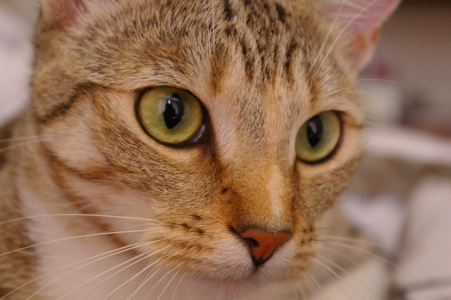
#> input picture skimage.data.chelsea(), 451 x 300 px
$ jupyter execute 204410194_4_10.ipynb
#> lines starting #> are read from the running program, lines starting #| are printed output that depends on the picture; after the words box and inside, x2 and y2 are one past the last pixel; in counts of white or black regions, pixels touching at a corner belong together
[cell 1]
square = lambda x : x * x

[cell 2]
square(10)

# Function

[cell 3]
def aaa():
    line1="a"
    line2="b"
    print(line1+line2)

[cell 4]
def hello():
    print("Hello world!")

[cell 5]
hello()

[cell 6]
def hello(object):
    print("Hello" + object+"!")

[cell 7]
hello("cat")

# Class

[cell 8]
class Man:
    def __init__(self,name):
        self.name=name
        print("Initialized!")

    def hello(self):
        print("Hello"+self.name+"!")

    def goodbye(self):
        print("Good-bye"+self.name+"!")

[cell 9]
m = Man("David")
m.hello()
m.goodbye()

[cell 10]
from skimage import io,data
import matplotlib.pyplot as plt
import numpy as np

img = data.chelsea()
#> img is the input picture: shape (300, 451, 3); mean R, G, B 147.7, 111.4, 86.8
img2=img.copy()

plt.figure(num='chelsea',figsize=(8,8))#1 inch = 0.37cm

plt.subplot(1,2,1)
plt.title('origin image')
plt.imshow(img)

plt.subplot(1,2,2)
plt.title('modified image')

for i in range(0,50):
    for j in range(0,50):
        img2[i,j,1]=0
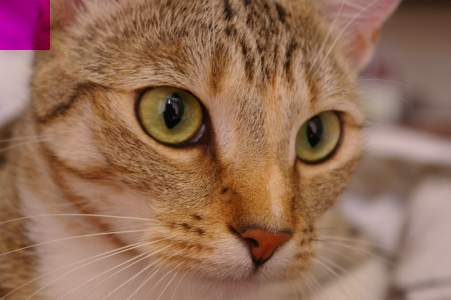
#> img2: shape (300, 451, 3); 1.85% of pixels changed, all inside (x1, y1, x2, y2) = (0, 0, 50, 50)

plt.imshow(img2)
plt.show()
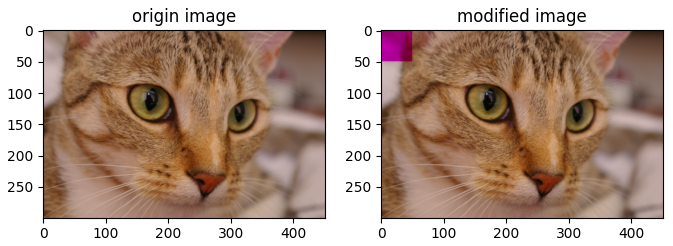
#> figure drawn by matplotlib, 2 panels

[cell 11]
from skimage import io,data
import matplotlib.pyplot as plt

img = data.chelsea()
rows,cols,dims=img.shape
#> rows = 300; cols = 451; dims = 3

img2=img.copy()

plt.figure(num='chelsea',figsize=(8,8))
plt.subplot(1,2,1)
plt.title('origin image')
plt.imshow(img)

for i in range(0,rows):
    for j in range(0,cols):
        img2[i,j,2]=0.5*img2[i,j,2]
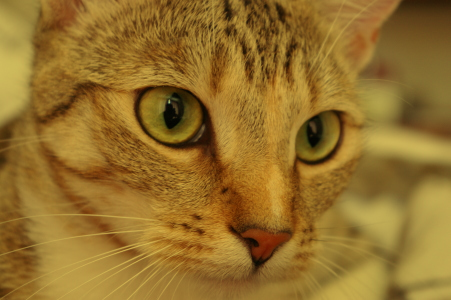
#> img2: shape (300, 451, 3); mean R, G, B 147.7, 111.4, 43.1

plt.subplot(1,2,2)
plt.title('modified image')
plt.imshow(img2)
plt.show()
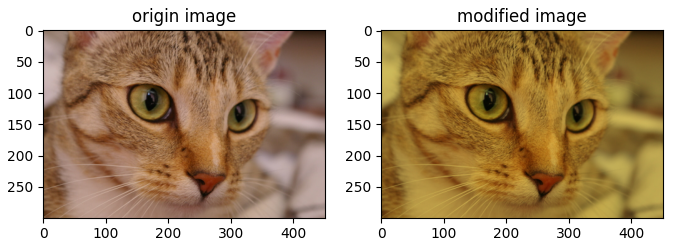
#> figure drawn by matplotlib, 2 panels

[cell 12]
from skimage import io,data

img=io.imread('dog.jpg')
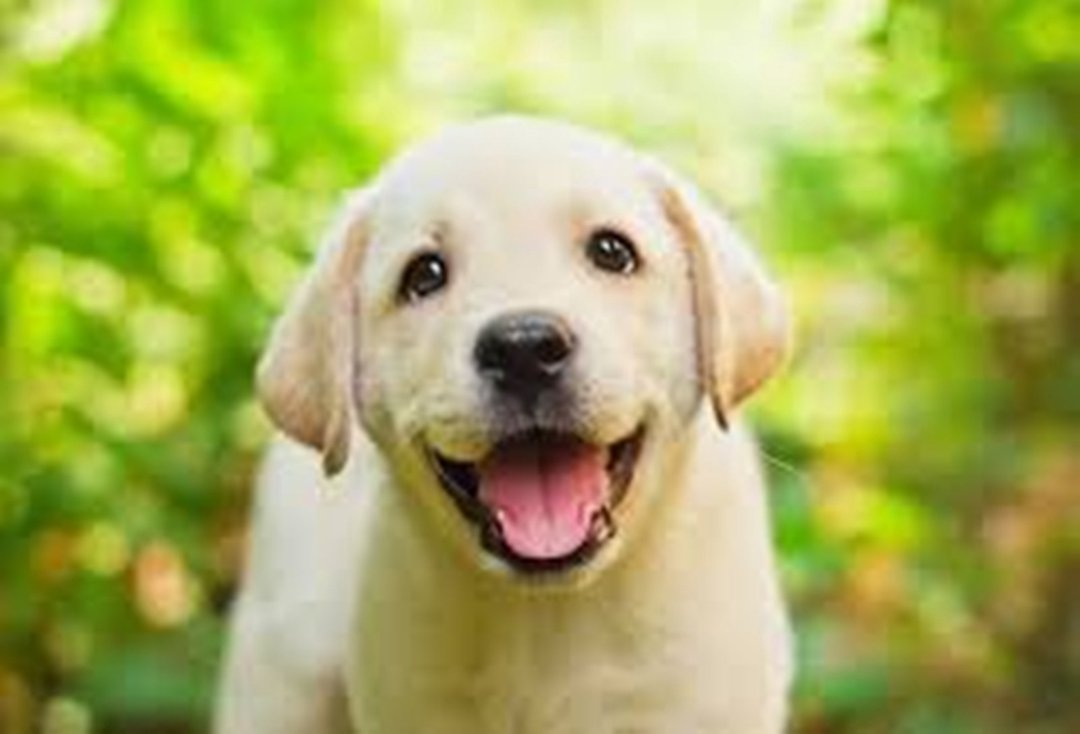
#> input picture dog.jpg, 1080 x 734 px
#> img is the input picture: shape (734, 1080, 3); mean R, G, B 165.9, 175, 89.2

rows,cols,dims=img.shape
#> rows = 734; cols = 1080
img2=img
for i in range(0,rows):
    for j in range(0,cols):
        img2[i,j,0] = 0*img2[i,j,0]
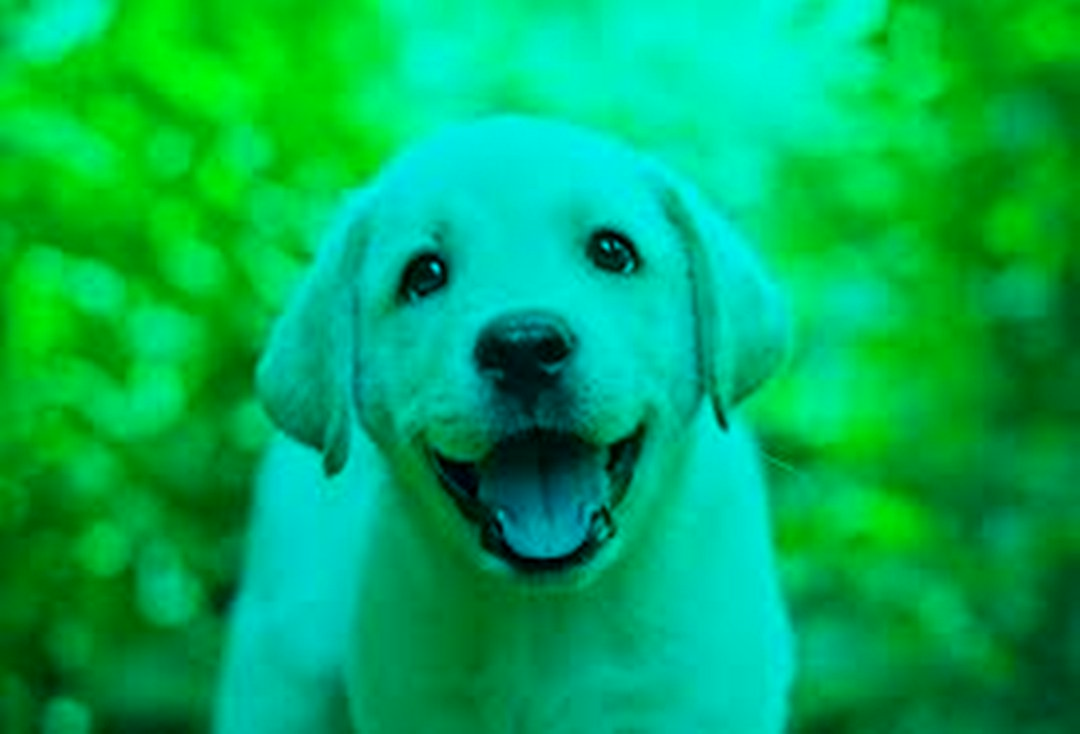
#> img2: shape (734, 1080, 3); mean R, G, B 0, 175, 89.2

io.imshow(img2)
io.show()
